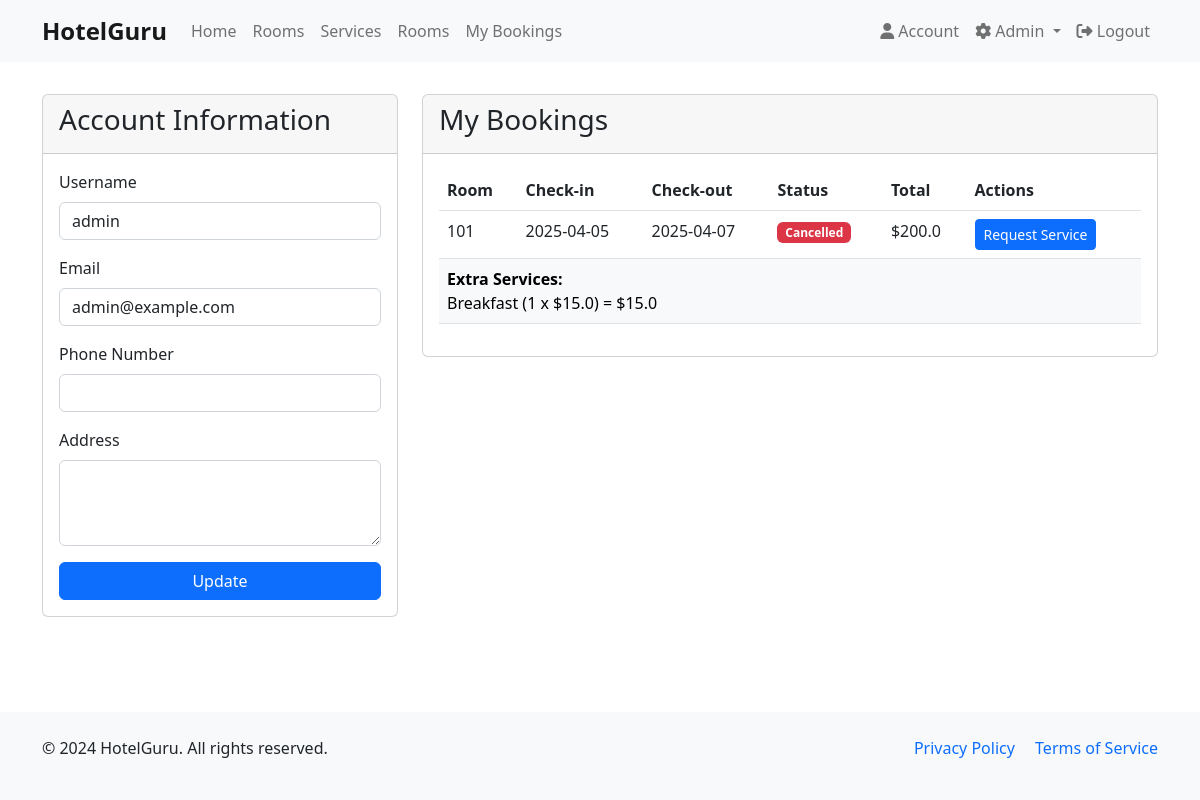
Page /account (signed in) on the committed database.
### WebApp/models.py (models this page shows, shortened)
class User(db.Model, UserMixin):
    id = db.Column(db.Integer, primary_key=True)
    username = db.Column(db.String(20), unique=True, nullable=False)
    email = db.Column(db.String(120), unique=True, nullable=False)
    password = db.Column(db.String(60), nullable=False)
    phone = db.Column(db.String(20), nullable=True)
    address = db.Column(db.String(200), nullable=True)
    bookings = db.relationship('Booking', backref='customer', lazy='dynamic')
    check_ins = db.relationship('CheckIn', backref='guest', lazy='dynamic')
    is_admin = db.Column(db.Boolean, default=False)

class Booking(db.Model):
    id = db.Column(db.Integer, primary_key=True)
    start_date = db.Column(db.DateTime, nullable=False, default=datetime.utcnow)
    end_date = db.Column(db.DateTime, nullable=False)
    user_id = db.Column(db.Integer, db.ForeignKey('user.id'), nullable=False)
    room_id = db.Column(db.Integer, db.ForeignKey('room.id'), nullable=False)
    status = db.Column(db.String(20), nullable=False, default='Pending')
    created_at = db.Column(db.DateTime, nullable=False, default=datetime.utcnow)
    total_price = db.Column(db.Float, nullable=True)
    check_in = db.relationship('CheckIn', backref='booking', uselist=False, cascade="all, delete-orphan")
    invoice = db.relationship('Invoice', backref='booking', uselist=False)

class Room(db.Model):
    id = db.Column(db.Integer, primary_key=True)
    room_number = db.Column(db.Integer, nullable=False)
    room_type = db.Column(db.String(20), nullable=False)
    capacity = db.Column(db.Integer, nullable=False)
    price_per_night = db.Column(db.Float, nullable=False)
    bookings = db.relationship('Booking', backref='room', lazy='dynamic', cascade="all, delete-orphan")
    description = db.Column(db.Text, nullable=True)
    status = db.Column(db.String(20), default='Available')  # Available, Maintenance, Cleaning
    amenities = db.Column(db.String(255), nullable=True)
    image_url = db.Column(db.String(255), nullable=True, default='default_room.jpg')
    is_available = db.Column(db.Boolean, default=True)
    def is_available(self, start_date, end_date):
        """Check if room is available for the given date range"""
        if not self.is_available:
            return False
        overlapping_bookings = Booking.query.filter(
            Booking.room_id == self.id,
            Booking.status.in_(['Pending', 'Confirmed']),
            Booking.start_date < end_date, Booking.end_date > start_date).count()
        return overlapping_bookings == 0

class BookingService(db.Model):
    id = db.Column(db.Integer, primary_key=True)
    booking_id = db.Column(db.Integer, db.ForeignKey('booking.id'), nullable=False)
    service_id = db.Column(db.Integer, db.ForeignKey('extra_service.id'), nullable=False)
    quantity = db.Column(db.Integer, nullable=False, default=1)
    requested_at = db.Column(db.DateTime, nullable=False, default=datetime.utcnow)
    booking = db.relationship('Booking', backref=db.backref('services', lazy=True))
    service = db.relationship('ExtraService')
    @property
    def total_price(self):
        return self.service.price * self.quantity

class ExtraService(db.Model):
    id = db.Column(db.Integer, primary_key=True)
    name = db.Column(db.String(100), nullable=False)
    description = db.Column(db.Text, nullable=True)
    price = db.Column(db.Float, nullable=False)

### WebApp/routes.py (the view, shortened to what this page needs)
@routes.route("/account", methods=['GET', 'POST'])
@login_required
def account():
    user = User.query.get(session['user_id'])
    current_user = get_current_user()
    form = ProfileUpdateForm(original_username=user.username, original_email=user.email)
    if request.method == 'GET':
        form.username.data = user.username
        form.email.data = user.email
        form.phone.data = user.phone
        form.address.data = user.address
    bookings = Booking.query.filter_by(user_id=user.id).all()
    return render_template('account.html', title='My Account', user=user, form=form, bookings=bookings, current_user=current_user)

### WebApp/forms.py (shortened to what this page needs)
class ProfileUpdateForm(FlaskForm):
    username = StringField('Username', validators=[DataRequired(), Length(min=2, max=20)])
    email = StringField('Email', validators=[DataRequired(), Email()])
    phone = StringField('Phone Number')
    address = TextAreaField('Address')
    submit = SubmitField('Update')
    def __init__(self, original_username, original_email, *args, **kwargs):
        super(ProfileUpdateForm, self).__init__(*args, **kwargs)
        self.original_username = original_username
        self.original_email = original_email

### WebApp/auth.py (called while the page is built)
def login_required(f):
    @wraps(f)
    def decorated_function(*args, **kwargs):
        if 'user_id' not in session:
            flash('Please log in to access this page', 'danger')
            return redirect(url_for('routes.login', next=request.url))
        return f(*args, **kwargs)
    return decorated_function

def get_current_user():
    if 'user_id' in session:
        return User.query.get(session['user_id'])
    return None

### WebApp/models.py (called while the page is built)
@login_manager.user_loader
def load_user(user_id):
    return User.query.get(int(user_id))

### WebApp/templates/account.html (shortened to what this page needs)
{% extends "base.html" %}
{% block content %}
<div class="container">
    <div class="row">
        <div class="col-md-4">
            <div class="card mb-4">
                <div class="card-header">
                    <h3>Account Information</h3>
                </div>
                <div class="card-body">
                    <form method="POST" action="">
                        <div class="mb-3">
                            {{ form.username.label(class="form-label") }}
                            {{ form.username(class="form-control") }}
                        </div>
                        <div class="mb-3">
                            {{ form.email.label(class="form-label") }}
                            {{ form.email(class="form-control") }}
                        </div>
                        <div class="mb-3">
                            {{ form.phone.label(class="form-label") }}
                            {{ form.phone(class="form-control") }}
                        </div>
                        <div class="mb-3">
                            {{ form.address.label(class="form-label") }}
                            {{ form.address(class="form-control", rows=3) }}
                        </div>
                        <div class="d-grid">
                            {{ form.submit(class="btn btn-primary") }}
                        </div>
                    </form>
                </div>
            </div>
        </div>
        <div class="col-md-8">
            <div class="card">
                <div class="card-header">
                    <h3>My Bookings</h3>
                </div>
                <div class="card-body">
                    {% if bookings %}
                        <div class="table-responsive">
                            <table class="table table-hover">
                                <thead>
                                    <tr>
                                        <th>Room</th>
                                        <th>Check-in</th>
                                        <th>Check-out</th>
                                        <th>Status</th>
                                        <th>Total</th>
                                        <th>Actions</th>
                                    </tr>
                                </thead>
                                <tbody>
                                    {% for booking in bookings %}
                                    <tr>
                                        <td>{{ booking.room.room_number }}</td>
                                        <td>{{ booking.start_date.strftime('%Y-%m-%d') }}</td>
                                        <td>{{ booking.end_date.strftime('%Y-%m-%d') }}</td>
                                        <td><span class="badge bg-{{ 'success' if booking.status == 'Confirmed' else 'warning' if booking.status == 'Pending' else 'danger' }}">{{ booking.status }}</span></td>
                                        <td>${{ booking.total_price }}</td>
                                        <td>
                                            <a href="{{ url_for('routes.request_service', booking_id=booking.id) }}" class="btn btn-sm btn-primary">Request Service</a>
                                        </td>
                                    </tr>
                                    {% if booking.services %}
                                    <tr class="table-light">
                                        <td colspan="6">
                                            <strong>Extra Services:</strong>
                                            <ul class="list-unstyled mb-0">
                                                {% for booking_service in booking.services %}
                                                <li>
                                                    {{ booking_service.service.name }}
                                                    ({{ booking_service.quantity }} x ${{ booking_service.service.price }})
                                                    = ${{ booking_service.total_price }}
                                                </li>
                                                {% endfor %}
                                            </ul>
                                        </td>
                                    </tr>
                                    {% endif %}
                                    {% endfor %}
                                </tbody>
                            </table>
                        </div>
                    {% else %}
                        <p>You don't have any bookings yet.</p>
                    {% endif %}
                </div>
            </div>
        </div>
    </div>
</div>
{% endblock %}

### WebApp/templates/base.html (style rules this page uses)
body { min-height: 100vh; display: flex; flex-direction: column; }

### rows in the picture
User: username "admin", email "admin@example.com"
Booking: room.room_number "101", start_date "2025-04-05", end_date "2025-04-07", status "Cancelled", total_price "200.0"
BookingService: service.name "Breakfast", quantity "1", service.price "15.0", total_price "15.0"
